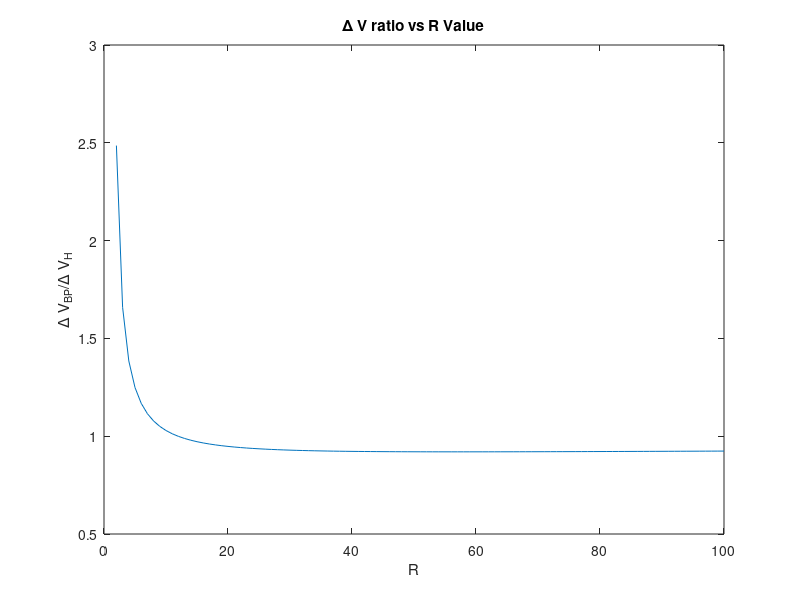
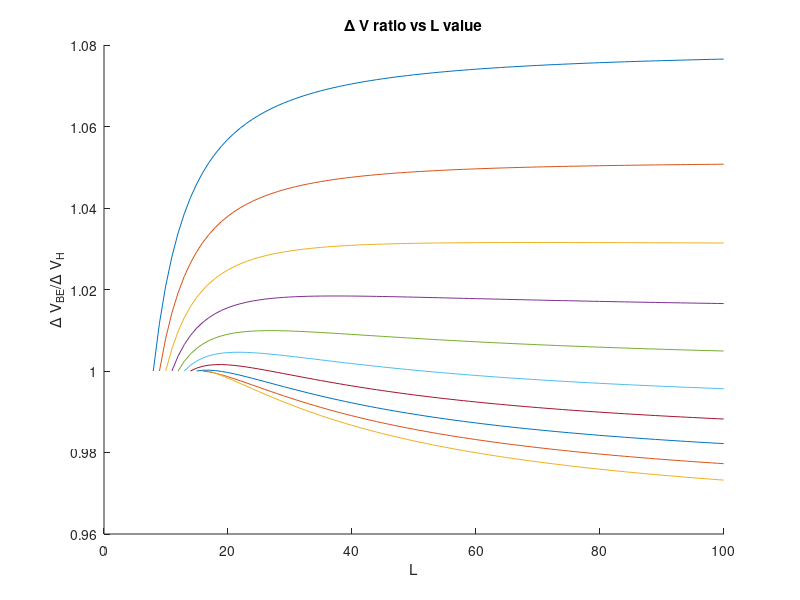
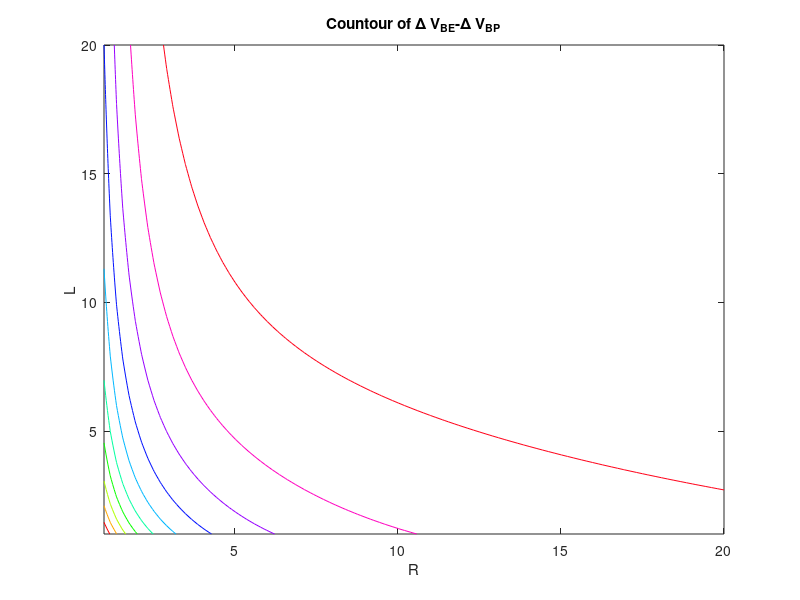
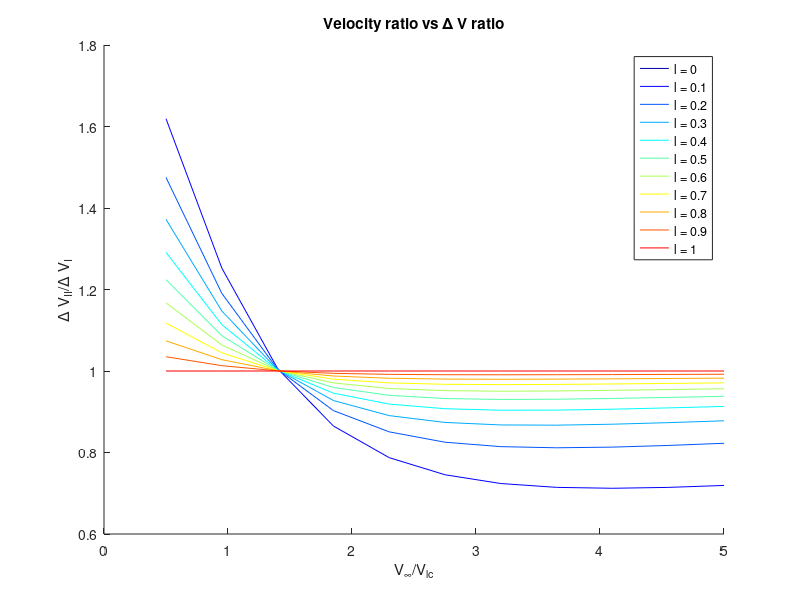

MATLAB code for these plots, in order:
% ASEN 5052, HW 3, 
% Created by: Sage Herrin
clear all;close all;clc
%% Problem 2, part e -- plot ratio of deltaV_BP/deltaV_H for R = 1 -> 100 and ident. the value of R, denoted
% as R*, at which ratio equal 1
R = [1:100];
Ha = sqrt((2.*R)./(1+R));
Hb = sqrt(1./R);
Hc = sqrt((2./(R.*(1+R))));
deltaV_H = 2*pi*(Ha - 1 + Hb - Hc);
deltaV_BP = 2*pi.*(sqrt(2) - 1)*(1 + (1./sqrt(R)));
dv_rat = deltaV_BP./deltaV_H;
figure
plot(R,dv_rat)
xlabel('R')
ylabel('\Delta V_{BP}/\Delta V_H')
title('\Delta V ratio vs R Value')
Rs = interp1(dv_rat(2:end),R(2:end),1);
%% Problem 2, part f -- plot ratio of deltaV_BE/deltaV_H at a few values at and around the value of R*
%varying L in interval [R,100].
clear deltaV_BP R deltaV_H
R = linspace(Rs-4,Rs+5,10);
figure
hold on
for i = 1:numel(R)
    L = [R(i):100];
    Ha = sqrt((2.*R(i))./(1+R(i)));
    Hb = sqrt(1./R(i));
    Hc = sqrt((2./(R(i).*(1+R(i)))));
    deltaV_H = 2*pi*(Ha - 1 + Hb - Hc);
    BEa = sqrt((2.*L)./(1+L));
    BEb = sqrt((2.*R(i))./(L.*(R(i)+L)));
    BEc = sqrt((2./(L.*(1+L))));
    BEd = sqrt((2.*L)./(R(i).*(L+R(i))));
    BEe = sqrt(1./R(i));
    deltaV_BE = 2*pi*(BEa - 1 + BEb - BEc + BEd - BEe);
    dvrat = deltaV_BE./deltaV_H;
    plot(L,dvrat)
end
xlabel('L')
ylabel('\Delta V_{BE}/\Delta V_H')
title('\Delta V ratio vs L value')
%% Problem 2, part g 
% Compare cost of deltaV_BE and deltaV_BP by plotting their values across
%different ranges of R and L.
clear R L deltaV_BE deltaV_BP
R = linspace(1,20,100);
L = linspace(1,20,100);
for i = 1:numel(R)
    BEa = sqrt((2.*L)./(1+L));
    BEb = sqrt((2.*R(i))./(L.*(R(i)+L)));
    BEc = sqrt((2./(L.*(1+L))));
    BEd = sqrt((2.*L)./(R(i).*(L+R(i))));
    BEe = sqrt(1./R(i));
    deltaV_BE(i,:) = 2*pi*(BEa - 1 + BEb - BEc + BEd - BEe);
    deltaV_BP(i) = 2*pi.*(sqrt(2) - 1)*(1 + (1./sqrt(R(i))));
    vdiff(i,:) = deltaV_BE(i,:) - deltaV_BP(i);
end
figure
colormap hsv
contour(R,L,vdiff)
xlabel('R')
ylabel('L')
title('Countour of \Delta V_{BE}-\Delta V_{BP}')
%% Problem 3
% part d -- compute and compare the one-impulse cost with the 3-impulse
% cost for values of rho = 2,5,inf., starting with i = 60 degrees
mu = 4e5;
Re = 6400;
alt = 600;
rhoinf = @(r) 2*sqrt(mu/r)*(sqrt(2) - 1);
rho = [2 5];
dv360 = 2*sqrt(mu/(Re+alt)).*(sqrt((2.*rho)./(rho+1)) - 1 + sind(60/2)*sqrt(2./((1+rho).*rho)));
dv360 = [dv360 rhoinf(Re+alt)];
dv60 = 2*sqrt(mu/(Re+alt))*sind(60/2);
% repeat, but for a plane change of 45 degrees
mu = 4e5;
Re = 6400;
alt = 600;
rho = [2 5];
dv345 = 2*sqrt(mu/(Re+alt)).*(sqrt((2.*rho)./(rho+1)) - 1 + sind(45/2)*sqrt(2./((1+rho).*rho)));
dv345 = [dv345 rhoinf(Re+alt)];
dv45 = 2*sqrt(mu/(Re+alt))*sind(45/2);
% repeat, but for a plane change of 30 degrees
mu = 4e5;
Re = 6400;
alt = 600;
rho = [2 5];
dv330 = 2*sqrt(mu/(Re+alt)).*(sqrt((2.*rho)./(rho+1)) - 1 + sind(30/2)*sqrt(2./((1+rho).*rho)));
dv330 = [dv330 rhoinf(Re+alt)];
dv30 = 2*sqrt(mu/(Re+alt))*sind(30/2);
%% Problem 4, part c 
%plot ratio of deltaV_II/deltaV_I as func of V_inf/V_lc for several values
%of l on [0 1]
l = [0:0.1:1];
vinfvlcrat = linspace(0.5,5,11);
figure
hold on

for i = 1:numel(l)
    dvI(i,:) = (sqrt((vinfvlcrat).^2 + 2) - 1);
    dvII(i,:) = 1 - sqrt((2*l(i))./(1+l(i))) + sqrt((vinfvlcrat).^2 + (2./l(i))) - sqrt(2./(l(i)*(1+l(i))));
    rat(i,:) = dvII(i,:)./dvI(i,:);
    txt = ['l = ',num2str(l(i))];
    color = jet(length(l));
    plot(vinfvlcrat,rat(i,:),'DisplayName',txt,'color',color(i,:))
end
hold off
legend show
xlabel('V_{\infty}/V_{lc}')
ylabel('\Delta V_{II}/\Delta V_{I}')
title('Velocity ratio vs \Delta V ratio')